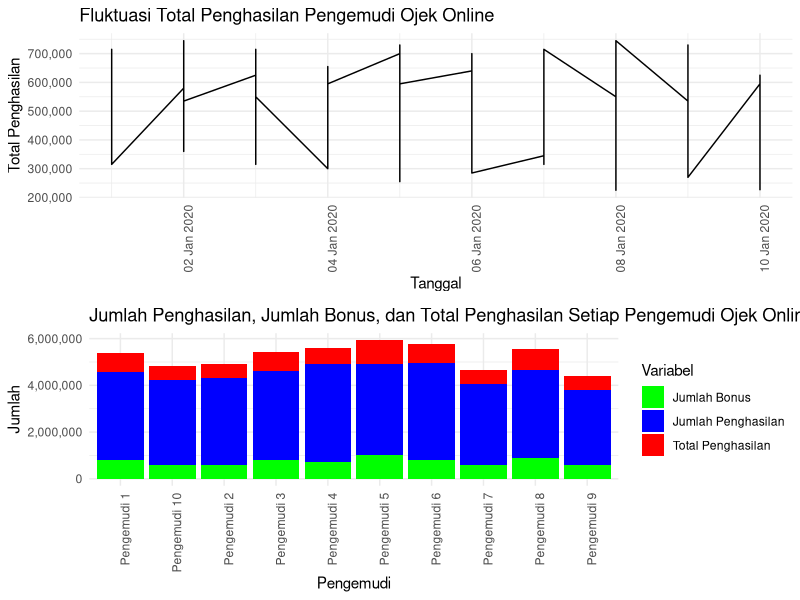

This chart was generated by the following R code:
library(ggplot2)
library(dplyr)
library(scales)
library(gridExtra)

# Load data from CSV
df <- read.csv('ojek_online_data.csv')

# a. Pengemudi dengan total penghasilan terbesar selama 10 hari
max_income_driver <- df %>%
  group_by(Nama.Pengemudi) %>%
  summarise(Total.Penghasilan = sum(Total.Penghasilan)) %>%
  slice(which.max(Total.Penghasilan))

max_income <- max_income_driver$Total.Penghasilan
max_income_driver <- max_income_driver$Nama.Pengemudi

cat(paste("Pengemudi dengan total penghasilan terbesar: ", max_income_driver, " (Total Penghasilan: ", max_income, ")\n\n"))

# b. Pengemudi dengan total penghasilan terkecil selama 10 hari
min_income_driver <- df %>%
  group_by(Nama.Pengemudi) %>%
  summarise(Total.Penghasilan = sum(Total.Penghasilan)) %>%
  slice(which.min(Total.Penghasilan))

min_income <- min_income_driver$Total.Penghasilan
min_income_driver <- min_income_driver$Nama.Pengemudi

cat(paste("Pengemudi dengan total penghasilan terkecil: ", min_income_driver, " (Total Penghasilan: ", min_income, ")\n\n"))

# c. Rata-rata penghasilan setiap pengemudi ojek online selama 10 hari
average_income_per_driver <- df %>%
  group_by(Nama.Pengemudi) %>%
  summarise(Average.Penghasilan = mean(Total.Penghasilan))

average_all_driver <- mean(df$Total.Penghasilan)

cat("Rata-rata penghasilan semua pengemudi:\n")
cat(average_all_driver)
cat("\n\n")
cat("Rata-rata penghasilan setiap pengemudi:\n")
print(average_income_per_driver)
cat("\n")

# d. Visualisasi data time series untuk melihat fluktuasi total penghasilan pengemudi ojek online
# Konversi kolom 'Tanggal' menjadi tipe data Date
df$Tanggal <- as.Date(df$Tanggal, format="%d %b %Y")

library(gridExtra)

# Visualisasi data time series
plot_time_series <- ggplot(df, aes(x=Tanggal, y=`Total.Penghasilan`)) +
  geom_line() +
  labs(title="Fluktuasi Total Penghasilan Pengemudi Ojek Online", x="Tanggal", y="Total Penghasilan") +
  theme_minimal() +
  theme(axis.text.x = element_text(angle = 90, hjust = 1)) +
  scale_x_date(date_labels = "%d %b %Y") +
  scale_y_continuous(labels = comma)

# Visualisasi group bar
df_grouped <- df %>%
  group_by(Nama.Pengemudi) %>%
  summarise(Jumlah.Penghasilan = sum(Jumlah.Penghasilan),
            Jumlah.Bonus = sum(Jumlah.Bonus),
            Total.Penghasilan = sum(`Total.Penghasilan`))


plot_group_bar <- ggplot(df_grouped, aes(x=Nama.Pengemudi)) +
  geom_bar(aes(fill="Total Penghasilan", y=`Total.Penghasilan`), stat="identity", position="dodge") +
  geom_bar(aes(fill="Jumlah Penghasilan", y=`Jumlah.Penghasilan`), stat="identity", position="dodge") +
  geom_bar(aes(fill="Jumlah Bonus", y=`Jumlah.Bonus`), stat="identity", position="dodge") +
  labs(title="Jumlah Penghasilan, Jumlah Bonus, dan Total Penghasilan Setiap Pengemudi Ojek Online", x="Pengemudi", y="Jumlah") +
  theme_minimal() +
  theme(axis.text.x = element_text(angle = 90, hjust = 1)) +
  scale_fill_manual(name="Variabel", values=c("Jumlah Penghasilan"="blue", "Jumlah Bonus"="green", "Total Penghasilan"="red")) +
  scale_y_continuous(labels = comma)

# Print kedua grafik dalam satu jendela
grid.arrange(plot_time_series, plot_group_bar, ncol=1)
